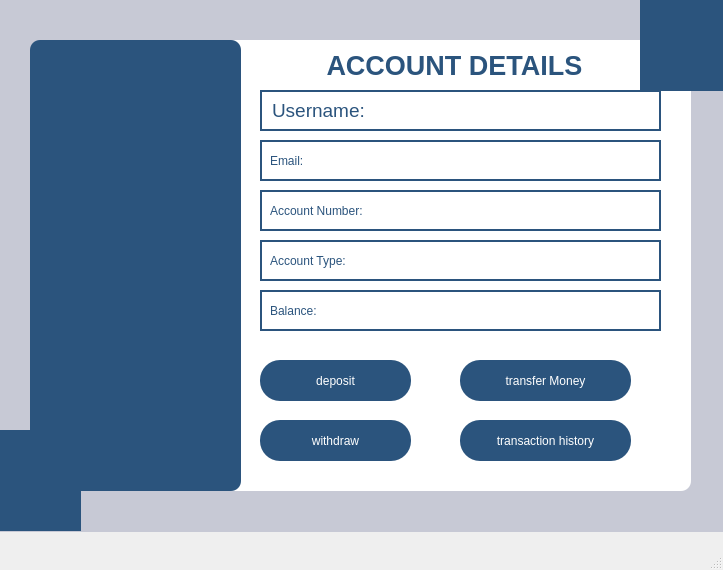
<?xml version="1.0" encoding="UTF-8"?>
<ui version="4.0">
 <class>Centralwindow</class>
 <widget class="QMainWindow" name="Centralwindow">
  <property name="geometry">
   <rect>
    <x>0</x>
    <y>0</y>
    <width>723</width>
    <height>570</height>
   </rect>
  </property>
  <property name="windowTitle">
   <string>Account Details</string>
  </property>
  <property name="styleSheet">
   <string notr="true"/>
  </property>
  <widget class="QWidget" name="centralwidget">
   <widget class="QLabel" name="label_13">
    <property name="geometry">
     <rect>
      <x>600</x>
      <y>370</y>
      <width>21</width>
      <height>21</height>
     </rect>
    </property>
    <property name="text">
     <string/>
    </property>
    <property name="pixmap">
     <pixmap resource="images.qrc">:/new/prefix1/images/wmremove-transformed.png</pixmap>
    </property>
    <property name="scaledContents">
     <bool>true</bool>
    </property>
   </widget>
   <widget class="QPushButton" name="depositbtn">
    <property name="geometry">
     <rect>
      <x>260</x>
      <y>360</y>
      <width>151</width>
      <height>41</height>
     </rect>
    </property>
    <property name="styleSheet">
     <string notr="true">QPushButton{
font: 12pt &quot;Microsoft Sans Serif&quot;;
background-color:#2b547d;
color:white;
border-radius:20px;
padding:7px 14px;
}
QPushButton:hover{
background-color:rgb(41, 128, 185);
}
QPushButton:pressed{
background-color:rgb(31, 97, 141);
}</string>
    </property>
    <property name="text">
     <string>deposit</string>
    </property>
   </widget>
   <widget class="QPushButton" name="withdrawbtn">
    <property name="geometry">
     <rect>
      <x>260</x>
      <y>420</y>
      <width>151</width>
      <height>41</height>
     </rect>
    </property>
    <property name="styleSheet">
     <string notr="true">QPushButton{
font: 12pt &quot;Microsoft Sans Serif&quot;;
background-color:#2b547d;
color:white;
border-radius:20px;
padding:7px 14px;
}
QPushButton:hover{
background-color:rgb(41, 128, 185);
}
QPushButton:pressed{
background-color:rgb(31, 97, 141);
}</string>
    </property>
    <property name="text">
     <string>withdraw</string>
    </property>
   </widget>
   <widget class="QPushButton" name="transferbtn">
    <property name="geometry">
     <rect>
      <x>460</x>
      <y>360</y>
      <width>171</width>
      <height>41</height>
     </rect>
    </property>
    <property name="styleSheet">
     <string notr="true">QPushButton{
font: 12pt &quot;Microsoft Sans Serif&quot;;
background-color:#2b547d;
color:white;
border-radius:20px;
padding:7px 14px;
}
QPushButton:hover{
background-color:rgb(41, 128, 185);
}
QPushButton:pressed{
background-color:rgb(31, 97, 141);
}</string>
    </property>
    <property name="text">
     <string>transfer Money</string>
    </property>
   </widget>
   <widget class="QPushButton" name="transactionbtn">
    <property name="geometry">
     <rect>
      <x>460</x>
      <y>420</y>
      <width>171</width>
      <height>41</height>
     </rect>
    </property>
    <property name="styleSheet">
     <string notr="true">QPushButton{
font: 12pt &quot;Microsoft Sans Serif&quot;;
background-color:#2b547d;
color:white;
border-radius:20px;
padding:7px 14px;
}
QPushButton:hover{
background-color:rgb(41, 128, 185);
}
QPushButton:pressed{
background-color:rgb(31, 97, 141);
}</string>
    </property>
    <property name="text">
     <string>transaction history</string>
    </property>
   </widget>
   <widget class="QLabel" name="label">
    <property name="geometry">
     <rect>
      <x>320</x>
      <y>50</y>
      <width>281</width>
      <height>31</height>
     </rect>
    </property>
    <property name="font">
     <font>
      <family>Arial</family>
      <pointsize>20</pointsize>
      <italic>false</italic>
      <bold>true</bold>
     </font>
    </property>
    <property name="styleSheet">
     <string notr="true">QLabel{
background-color:white;
font: 700 20pt &quot;Arial&quot;;
color:#2b547d;}</string>
    </property>
    <property name="text">
     <string> ACCOUNT DETAILS</string>
    </property>
   </widget>
   <widget class="QLabel" name="label_2">
    <property name="geometry">
     <rect>
      <x>0</x>
      <y>-9</y>
      <width>731</width>
      <height>541</height>
     </rect>
    </property>
    <property name="styleSheet">
     <string notr="true">QLabel{
background-color:rgb(199, 201, 213);
}</string>
    </property>
    <property name="text">
     <string/>
    </property>
   </widget>
   <widget class="QLabel" name="label_5">
    <property name="geometry">
     <rect>
      <x>180</x>
      <y>40</y>
      <width>511</width>
      <height>451</height>
     </rect>
    </property>
    <property name="styleSheet">
     <string notr="true">QLabel{
background-color:rgb(255, 255, 255);
border-radius:10px;
}</string>
    </property>
    <property name="text">
     <string/>
    </property>
   </widget>
   <widget class="QLabel" name="label_3">
    <property name="geometry">
     <rect>
      <x>30</x>
      <y>40</y>
      <width>211</width>
      <height>451</height>
     </rect>
    </property>
    <property name="styleSheet">
     <string notr="true">border-radius:10px;
background-color:#2b547d;</string>
    </property>
    <property name="text">
     <string/>
    </property>
   </widget>
   <widget class="QLabel" name="label_6">
    <property name="geometry">
     <rect>
      <x>640</x>
      <y>0</y>
      <width>91</width>
      <height>91</height>
     </rect>
    </property>
    <property name="styleSheet">
     <string notr="true">QLabel{
background-color:#2b547d;
}</string>
    </property>
    <property name="text">
     <string/>
    </property>
   </widget>
   <widget class="QLabel" name="label_11">
    <property name="geometry">
     <rect>
      <x>40</x>
      <y>180</y>
      <width>191</width>
      <height>121</height>
     </rect>
    </property>
    <property name="text">
     <string/>
    </property>
    <property name="pixmap">
     <pixmap resource="images.qrc">:/new/prefix1/images/wmremove-transformed.png</pixmap>
    </property>
    <property name="scaledContents">
     <bool>true</bool>
    </property>
   </widget>
   <widget class="QLabel" name="label_15">
    <property name="geometry">
     <rect>
      <x>660</x>
      <y>20</y>
      <width>51</width>
      <height>51</height>
     </rect>
    </property>
    <property name="text">
     <string/>
    </property>
    <property name="pixmap">
     <pixmap resource="images.qrc">:/new/prefix1/images/wmremove-transformed.png</pixmap>
    </property>
    <property name="scaledContents">
     <bool>true</bool>
    </property>
   </widget>
   <widget class="QLabel" name="label_7">
    <property name="geometry">
     <rect>
      <x>-10</x>
      <y>430</y>
      <width>91</width>
      <height>101</height>
     </rect>
    </property>
    <property name="styleSheet">
     <string notr="true">QLabel{
background-color:#2b547d;
}</string>
    </property>
    <property name="text">
     <string/>
    </property>
   </widget>
   <widget class="QLabel" name="label_16">
    <property name="geometry">
     <rect>
      <x>10</x>
      <y>460</y>
      <width>51</width>
      <height>51</height>
     </rect>
    </property>
    <property name="text">
     <string/>
    </property>
    <property name="pixmap">
     <pixmap resource="images.qrc">:/new/prefix1/images/wmremove-transformed.png</pixmap>
    </property>
    <property name="scaledContents">
     <bool>true</bool>
    </property>
   </widget>
   <widget class="QLabel" name="username_label">
    <property name="geometry">
     <rect>
      <x>260</x>
      <y>90</y>
      <width>401</width>
      <height>41</height>
     </rect>
    </property>
    <property name="font">
     <font>
      <family>Microsoft Sans Serif</family>
      <pointsize>14</pointsize>
      <italic>false</italic>
      <bold>false</bold>
     </font>
    </property>
    <property name="styleSheet">
     <string notr="true">QLabel{
font: 14pt &quot;Microsoft Sans Serif&quot;;
background-color: rgb(255, 255, 255);
color:rgb(43, 84, 125);
border:2px solid rgb(43, 84, 125);
padding:5px;
}
QLabel:hover {
    border: 2px solid rgb(0, 120, 215); /* Light blue */
	background-color: rgb(240, 248, 255);
}

/* Change border and background when focused (clicked) */
QLabel:focus {
    border: 2px solid rgb(0, 150, 255); /* Brighter blue */
    background-color: rgb(230, 247, 255); /* Light blue background */
}
</string>
    </property>
    <property name="text">
     <string>Username: </string>
    </property>
   </widget>
   <widget class="QLabel" name="email_label">
    <property name="geometry">
     <rect>
      <x>260</x>
      <y>140</y>
      <width>401</width>
      <height>41</height>
     </rect>
    </property>
    <property name="styleSheet">
     <string notr="true">QLabel{
font: 14pt &quot;Microsoft Sans Serif&quot;;
background-color: rgb(255, 255, 255);
color:rgb(43, 84, 125);
border:2px solid rgb(43, 84, 125);
padding:5px;
}
QLabel:hover {
    border: 2px solid rgb(0, 120, 215); /* Light blue */
	background-color: rgb(240, 248, 255);
}

/* Change border and background when focused (clicked) */
QLabel:focus {
    border: 2px solid rgb(0, 150, 255); /* Brighter blue */
    background-color: rgb(230, 247, 255); /* Light blue background */
}
</string>
    </property>
    <property name="text">
     <string>Email: </string>
    </property>
   </widget>
   <widget class="QLabel" name="account_no_label">
    <property name="geometry">
     <rect>
      <x>260</x>
      <y>190</y>
      <width>401</width>
      <height>41</height>
     </rect>
    </property>
    <property name="styleSheet">
     <string notr="true">QLabel{
font: 14pt &quot;Microsoft Sans Serif&quot;;
background-color: rgb(255, 255, 255);
color:rgb(43, 84, 125);
border:2px solid rgb(43, 84, 125);
padding:5px;
}
QLabel:hover {
    border: 2px solid rgb(0, 120, 215); /* Light blue */
	background-color: rgb(240, 248, 255);
}

/* Change border and background when focused (clicked) */
QLabel:focus {
    border: 2px solid rgb(0, 150, 255); /* Brighter blue */
    background-color: rgb(230, 247, 255); /* Light blue background */
}
</string>
    </property>
    <property name="text">
     <string>Account Number: </string>
    </property>
   </widget>
   <widget class="QLabel" name="acc_type_label">
    <property name="geometry">
     <rect>
      <x>260</x>
      <y>240</y>
      <width>401</width>
      <height>41</height>
     </rect>
    </property>
    <property name="styleSheet">
     <string notr="true">QLabel{
font: 14pt &quot;Microsoft Sans Serif&quot;;
background-color: rgb(255, 255, 255);
color:rgb(43, 84, 125);
border:2px solid rgb(43, 84, 125);
padding:5px;
}
QLabel:hover {
    border: 2px solid rgb(0, 120, 215); /* Light blue */
	background-color: rgb(240, 248, 255);
}

/* Change border and background when focused (clicked) */
QLabel:focus {
    border: 2px solid rgb(0, 150, 255); /* Brighter blue */
    background-color: rgb(230, 247, 255); /* Light blue background */
}
</string>
    </property>
    <property name="text">
     <string>Account Type: </string>
    </property>
   </widget>
   <widget class="QLabel" name="balance_label">
    <property name="geometry">
     <rect>
      <x>260</x>
      <y>290</y>
      <width>401</width>
      <height>41</height>
     </rect>
    </property>
    <property name="styleSheet">
     <string notr="true">QLabel{
font: 14pt &quot;Microsoft Sans Serif&quot;;
background-color: rgb(255, 255, 255);
color:rgb(43, 84, 125);
border:2px solid rgb(43, 84, 125);
padding:5px;
}
QLabel:hover {
    border: 2px solid rgb(0, 120, 215); /* Light blue */
	background-color: rgb(240, 248, 255);
}

/* Change border and background when focused (clicked) */
QLabel:focus {
    border: 2px solid rgb(0, 150, 255); /* Brighter blue */
    background-color: rgb(230, 247, 255); /* Light blue background */
}
</string>
    </property>
    <property name="text">
     <string>Balance:</string>
    </property>
   </widget>
   <zorder>label_2</zorder>
   <zorder>label_13</zorder>
   <zorder>label_5</zorder>
   <zorder>label</zorder>
   <zorder>label_3</zorder>
   <zorder>label_11</zorder>
   <zorder>depositbtn</zorder>
   <zorder>withdrawbtn</zorder>
   <zorder>transferbtn</zorder>
   <zorder>transactionbtn</zorder>
   <zorder>label_6</zorder>
   <zorder>label_15</zorder>
   <zorder>label_7</zorder>
   <zorder>label_16</zorder>
   <zorder>username_label</zorder>
   <zorder>email_label</zorder>
   <zorder>account_no_label</zorder>
   <zorder>acc_type_label</zorder>
   <zorder>balance_label</zorder>
  </widget>
  <widget class="QMenuBar" name="menubar">
   <property name="geometry">
    <rect>
     <x>0</x>
     <y>0</y>
     <width>723</width>
     <height>21</height>
    </rect>
   </property>
  </widget>
  <widget class="QStatusBar" name="statusbar"/>
 </widget>
 <resources>
  <include location="images.qrc"/>
 </resources>
 <connections/>
</ui>
